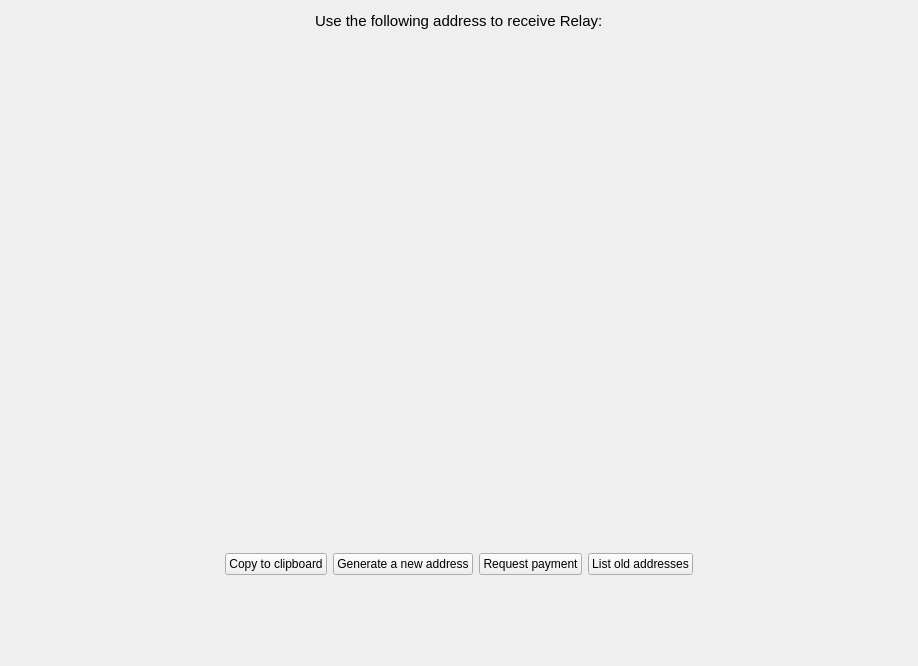
<?xml version="1.0" encoding="UTF-8"?>
<ui version="4.0">
 <class>getAddressToReceive</class>
 <widget class="QWidget" name="getAddressToReceive">
  <property name="windowModality">
   <enum>Qt::NonModal</enum>
  </property>
  <property name="geometry">
   <rect>
    <x>0</x>
    <y>0</y>
    <width>918</width>
    <height>666</height>
   </rect>
  </property>
  <property name="sizePolicy">
   <sizepolicy hsizetype="MinimumExpanding" vsizetype="MinimumExpanding">
    <horstretch>0</horstretch>
    <verstretch>0</verstretch>
   </sizepolicy>
  </property>
  <property name="windowTitle">
   <string>Form</string>
  </property>
  <layout class="QGridLayout" name="gridLayout">
   <item row="0" column="0">
    <layout class="QVBoxLayout" name="verticalLayout">
     <property name="sizeConstraint">
      <enum>QLayout::SetNoConstraint</enum>
     </property>
     <item>
      <layout class="QHBoxLayout" name="horizontalLayout">
       <item>
        <spacer name="horizontalSpacer">
         <property name="orientation">
          <enum>Qt::Horizontal</enum>
         </property>
         <property name="sizeHint" stdset="0">
          <size>
           <width>40</width>
           <height>20</height>
          </size>
         </property>
        </spacer>
       </item>
       <item>
        <widget class="QLabel" name="label">
         <property name="font">
          <font>
           <pointsize>11</pointsize>
          </font>
         </property>
         <property name="text">
          <string>Use the following address to receive Relay:</string>
         </property>
        </widget>
       </item>
       <item>
        <spacer name="horizontalSpacer_2">
         <property name="orientation">
          <enum>Qt::Horizontal</enum>
         </property>
         <property name="sizeHint" stdset="0">
          <size>
           <width>40</width>
           <height>20</height>
          </size>
         </property>
        </spacer>
       </item>
      </layout>
     </item>
     <item>
      <spacer name="verticalSpacer">
       <property name="orientation">
        <enum>Qt::Vertical</enum>
       </property>
       <property name="sizeType">
        <enum>QSizePolicy::Maximum</enum>
       </property>
       <property name="sizeHint" stdset="0">
        <size>
         <width>20</width>
         <height>40</height>
        </size>
       </property>
      </spacer>
     </item>
     <item>
      <spacer name="verticalSpacer_2">
       <property name="orientation">
        <enum>Qt::Vertical</enum>
       </property>
       <property name="sizeHint" stdset="0">
        <size>
         <width>20</width>
         <height>40</height>
        </size>
       </property>
      </spacer>
     </item>
     <item>
      <layout class="QHBoxLayout" name="horizontalLayout_8">
       <item>
        <spacer name="horizontalSpacer_4">
         <property name="orientation">
          <enum>Qt::Horizontal</enum>
         </property>
         <property name="sizeHint" stdset="0">
          <size>
           <width>40</width>
           <height>20</height>
          </size>
         </property>
        </spacer>
       </item>
       <item>
        <layout class="QHBoxLayout" name="horizontalLayout_2">
         <item>
          <spacer name="horizontalSpacer_16">
           <property name="orientation">
            <enum>Qt::Horizontal</enum>
           </property>
           <property name="sizeHint" stdset="0">
            <size>
             <width>40</width>
             <height>20</height>
            </size>
           </property>
          </spacer>
         </item>
         <item>
          <layout class="QVBoxLayout" name="verticalLayout_3">
           <item>
            <widget class="QRImageWidget" name="lblQRCode">
             <property name="sizePolicy">
              <sizepolicy hsizetype="Expanding" vsizetype="Fixed">
               <horstretch>0</horstretch>
               <verstretch>0</verstretch>
              </sizepolicy>
             </property>
             <property name="minimumSize">
              <size>
               <width>300</width>
               <height>320</height>
              </size>
             </property>
             <property name="toolTip">
              <string>QR Code</string>
             </property>
             <property name="styleSheet">
              <string notr="true"/>
             </property>
             <property name="textFormat">
              <enum>Qt::PlainText</enum>
             </property>
             <property name="alignment">
              <set>Qt::AlignCenter</set>
             </property>
             <property name="wordWrap">
              <bool>true</bool>
             </property>
            </widget>
           </item>
          </layout>
         </item>
         <item>
          <spacer name="horizontalSpacer_15">
           <property name="orientation">
            <enum>Qt::Horizontal</enum>
           </property>
           <property name="sizeHint" stdset="0">
            <size>
             <width>40</width>
             <height>20</height>
            </size>
           </property>
          </spacer>
         </item>
        </layout>
       </item>
       <item>
        <spacer name="horizontalSpacer_3">
         <property name="orientation">
          <enum>Qt::Horizontal</enum>
         </property>
         <property name="sizeHint" stdset="0">
          <size>
           <width>40</width>
           <height>20</height>
          </size>
         </property>
        </spacer>
       </item>
      </layout>
     </item>
     <item>
      <spacer name="verticalSpacer_3">
       <property name="orientation">
        <enum>Qt::Vertical</enum>
       </property>
       <property name="sizeHint" stdset="0">
        <size>
         <width>20</width>
         <height>40</height>
        </size>
       </property>
      </spacer>
     </item>
     <item>
      <layout class="QHBoxLayout" name="horizontalLayout_7">
       <item>
        <spacer name="horizontalSpacer_13">
         <property name="orientation">
          <enum>Qt::Horizontal</enum>
         </property>
         <property name="sizeHint" stdset="0">
          <size>
           <width>40</width>
           <height>20</height>
          </size>
         </property>
        </spacer>
       </item>
       <item>
        <widget class="QPushButton" name="copyClipboardButton">
         <property name="text">
          <string>Copy to clipboard</string>
         </property>
        </widget>
       </item>
       <item>
        <widget class="QPushButton" name="newAddressButton">
         <property name="text">
          <string>Generate a new address</string>
         </property>
        </widget>
       </item>
       <item>
        <widget class="QPushButton" name="requestPaymentButton">
         <property name="text">
          <string>Request payment</string>
         </property>
        </widget>
       </item>
       <item>
        <widget class="QPushButton" name="requestNewAddressButton">
         <property name="text">
          <string>List old addresses</string>
         </property>
        </widget>
       </item>
       <item>
        <spacer name="horizontalSpacer_14">
         <property name="orientation">
          <enum>Qt::Horizontal</enum>
         </property>
         <property name="sizeHint" stdset="0">
          <size>
           <width>40</width>
           <height>20</height>
          </size>
         </property>
        </spacer>
       </item>
      </layout>
     </item>
     <item>
      <spacer name="verticalSpacer_4">
       <property name="orientation">
        <enum>Qt::Vertical</enum>
       </property>
       <property name="sizeType">
        <enum>QSizePolicy::MinimumExpanding</enum>
       </property>
       <property name="sizeHint" stdset="0">
        <size>
         <width>20</width>
         <height>80</height>
        </size>
       </property>
      </spacer>
     </item>
    </layout>
   </item>
  </layout>
 </widget>
 <customwidgets>
  <customwidget>
   <class>QRImageWidget</class>
   <extends>QLabel</extends>
   <header>receiverequestdialog.h</header>
  </customwidget>
 </customwidgets>
 <resources/>
 <connections/>
</ui>
